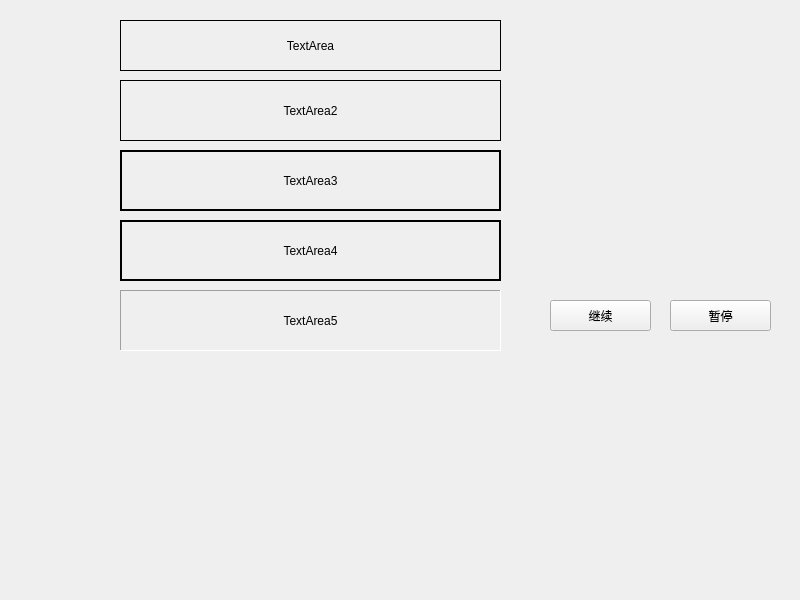
<?xml version="1.0" encoding="UTF-8"?>
<ui version="4.0">
 <class>Widget</class>
 <widget class="QWidget" name="Widget">
  <property name="geometry">
   <rect>
    <x>0</x>
    <y>0</y>
    <width>800</width>
    <height>600</height>
   </rect>
  </property>
  <property name="windowTitle">
   <string>Widget</string>
  </property>
  <widget class="MyLabel" name="label">
   <property name="geometry">
    <rect>
     <x>120</x>
     <y>20</y>
     <width>381</width>
     <height>51</height>
    </rect>
   </property>
   <property name="frameShape">
    <enum>QFrame::Box</enum>
   </property>
   <property name="text">
    <string>TextArea</string>
   </property>
   <property name="alignment">
    <set>Qt::AlignCenter</set>
   </property>
  </widget>
  <widget class="MyLabel2" name="label_2">
   <property name="geometry">
    <rect>
     <x>120</x>
     <y>80</y>
     <width>381</width>
     <height>61</height>
    </rect>
   </property>
   <property name="frameShape">
    <enum>QFrame::Panel</enum>
   </property>
   <property name="text">
    <string>TextArea2</string>
   </property>
   <property name="alignment">
    <set>Qt::AlignCenter</set>
   </property>
  </widget>
  <widget class="QLabel" name="label_3">
   <property name="geometry">
    <rect>
     <x>120</x>
     <y>150</y>
     <width>381</width>
     <height>61</height>
    </rect>
   </property>
   <property name="frameShape">
    <enum>QFrame::WinPanel</enum>
   </property>
   <property name="text">
    <string>TextArea3</string>
   </property>
   <property name="alignment">
    <set>Qt::AlignCenter</set>
   </property>
  </widget>
  <widget class="QLabel" name="label_4">
   <property name="geometry">
    <rect>
     <x>120</x>
     <y>220</y>
     <width>381</width>
     <height>61</height>
    </rect>
   </property>
   <property name="frameShape">
    <enum>QFrame::WinPanel</enum>
   </property>
   <property name="text">
    <string>TextArea4</string>
   </property>
   <property name="alignment">
    <set>Qt::AlignCenter</set>
   </property>
  </widget>
  <widget class="QLabel" name="label_5">
   <property name="geometry">
    <rect>
     <x>120</x>
     <y>290</y>
     <width>381</width>
     <height>61</height>
    </rect>
   </property>
   <property name="frameShape">
    <enum>QFrame::Panel</enum>
   </property>
   <property name="frameShadow">
    <enum>QFrame::Sunken</enum>
   </property>
   <property name="text">
    <string>TextArea5</string>
   </property>
   <property name="alignment">
    <set>Qt::AlignCenter</set>
   </property>
  </widget>
  <widget class="QPushButton" name="btn_pause">
   <property name="geometry">
    <rect>
     <x>670</x>
     <y>300</y>
     <width>101</width>
     <height>31</height>
    </rect>
   </property>
   <property name="text">
    <string>暂停</string>
   </property>
  </widget>
  <widget class="QPushButton" name="btn_continue">
   <property name="geometry">
    <rect>
     <x>550</x>
     <y>300</y>
     <width>101</width>
     <height>31</height>
    </rect>
   </property>
   <property name="text">
    <string>继续</string>
   </property>
  </widget>
 </widget>
 <customwidgets>
  <customwidget>
   <class>MyLabel</class>
   <extends>QLabel</extends>
   <header location="global">mylabel.h</header>
  </customwidget>
  <customwidget>
   <class>MyLabel2</class>
   <extends>QLabel</extends>
   <header location="global">mylabel2.h</header>
  </customwidget>
 </customwidgets>
 <resources/>
 <connections/>
</ui>
